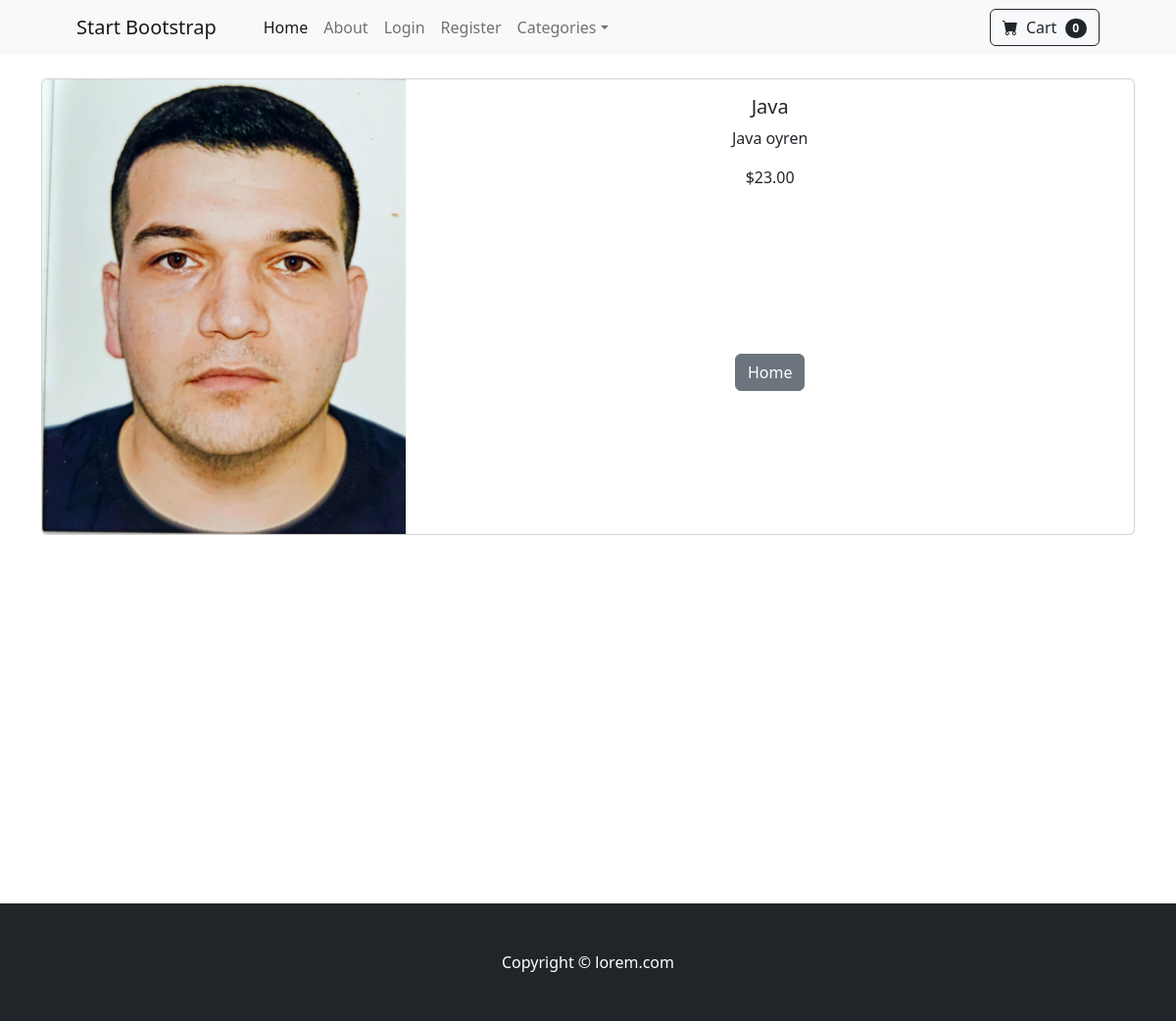
The app's page /product/3 with its own data.
### store/models.py (models this page shows, shortened)
class Product(models.Model):
    name = models.CharField(max_length=100,)
    price = models.DecimalField(default=0,decimal_places=2, max_digits=6)
    category = models.ForeignKey(Category, on_delete=models.CASCADE, default=1)
    description = models.CharField(max_length=250,default='', blank=True,null = True )
    image = models.ImageField(upload_to='uploads/product')
    is_sale = models.BooleanField(default=False)
    sales_price = models.DecimalField(default=0,decimal_places=2,max_digits=6 )

### store/views.py (the view)
# urls.py: path('product/<int:pk>', views.product,name='product'),
def product(request,pk):
    product = Product.objects.get(id=pk)
    return render(request, 'product.html', {'product':product})

### templates/product.html
{% extends "base.html" %}
{% block content%}
<div class="container">
<br>
    <div class="card mb-3">
    <div class="row g-0">
        <div class="col-md-4">
        <img src="{{ product.image.url}}" class="img-fluid rounded-start" alt="...">
        </div>
        <div class="col-md-8">
            <div class="card-body" >
                <center>
                    <h5 class="card-title">{{product.name}}</h5>
                    <p class="card-text">{{ product.description}}</p>
                    {% if product.is_sale %}
                    <div class="d-flex justify-content-center small text-warning mb-2">
                                     <div class="bi-star-fill"></div>&nbsp;&nbsp;Sale!&nbsp;&nbsp;
                                     <div class="bi-star-fill"></div>
                                    </div>
                                    <strike>${{product.price}}</strike>
                                    &nbsp;
                                    ${{ product.sales_price }}
                    {% else %}
                        ${{ product.price}}
                    {% endif %}
                    <br><br><br><br><br><br><br><br>
                    <a href="{% url 'home'%}" class="btn btn-secondary">Home</a>
                </center>
            </div>
        </div>
    </div>
    </div>
<br><br><br><br><br><br><br><br><br><br><br><br><br><br><br>
</div>
{% endblock%}

### records on screen
Product: image (picture), name "Java", description "Java oyren", price "23.00"
